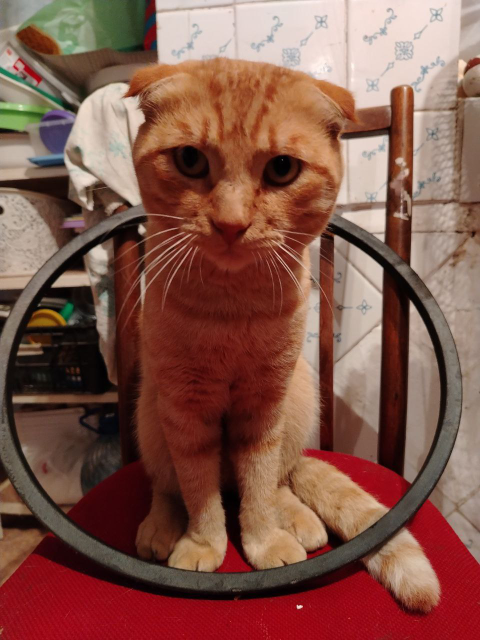
#> input picture RLE_Compression/INPUT/kotik_Sema.png, 960 x 1280 px, found by its file name (shown at 1/2 size)
$ python RLE_Compression.py ./RLE_Compression/INPUT/kotik_Sema.png
#> lines starting #> are read from the running program, lines starting #| are printed output that depends on the picture
from PIL import Image
import numpy as np
import argparse
import os

DIR_INPUT = "RLE_Compression/INPUT/"
DIR_OUT = "RLE_Compression/OUTPUT/"


def get_size_format(b, factor=1024, suffix="B"):
    for unit in ["", "K", "M", "G", "T", "P", "E", "Z"]:
        if b < factor:
            return f"{b:.2f}{unit}{suffix}"
        b /= factor
    return f"{b:.2f}Y{suffix}"


def rle_encode(image_array):
    """Кодирует изображение с помощью RLE."""
    pixels = image_array.flatten()
    if len(pixels) == 0:
      return []
    encoded_data = []
    count = 1
    current_pixel = pixels[0]

    for i in range(1, len(pixels)):
        if pixels[i] == current_pixel:
            count += 1
        else:
            encoded_data.append((current_pixel, count))
            current_pixel = pixels[i]
            count = 1
    encoded_data.append((current_pixel, count))
    print("[*]", get_size_format(np.array(encoded_data).size))
    return encoded_data


def rle_decode(encoded_data, original_shape):
    """Декодирует данные, закодированные с помощью RLE."""
    decoded_pixels = []
    for pixel, count in encoded_data:
        decoded_pixels.extend([pixel] * count)

    decoded_array = np.array(decoded_pixels)
    decoded_array = decoded_array.reshape(original_shape)
    return decoded_array


def compress_image_rle(image_path):
#> called with image_path = './RLE_Compression/INPUT/kotik_Sema.png'
  try:
    img = Image.open(image_path)
#> img is the input picture: PIL image 960x1280 RGB; mean R, G, B 130.6, 86.1, 73.9
    image_array = np.array(img)
    original_shape = image_array.shape
#> original_shape = (1280, 960, 3)

  except Exception as e:
    print(f"Error loading image: {e}")
    return None, None, None

  if len(original_shape) == 3: # Если это цветное изображение
    print("="*50)
    print("[!] Encoding color image")
    encoded_channels = []
    for channel in range(original_shape[2]): # проход по каналам rgb
      encoded_channels.append(rle_encode(image_array[:,:,channel]))
#> this loop made 3 passes
#> after the loop, encoded_channels = 3 items

    return encoded_channels, original_shape, "color"
  else:
    print("[!] Unknown image format.")
    return None, None, None


def decompress_image_rle(encoded_data, original_shape, image_type):
    """Декодирует RLE-сжатое изображение."""
    if image_type == "color":
      decoded_channels = []
      for channel in encoded_data:
        decoded_channels.append(rle_decode(channel, original_shape[:2]))
      decoded_image = np.stack(decoded_channels, axis=2)
    elif image_type == "grayscale":
      decoded_image = rle_decode(encoded_data, original_shape)
    else:
      print("[!] Unknown image format during decompression")
      return None

    return Image.fromarray(decoded_image.astype(np.uint8))


if __name__ == "__main__":
    parser = argparse.ArgumentParser(description="Simple Python script for compressing and resizing images")
    parser.add_argument("image", help="Target image to compress and/or resize")
    args = parser.parse_args()

    encoded_image, original_shape, image_type = compress_image_rle(args.image)
#> encoded_image = 3 items; original_shape = (1280, 960, 3); image_type = 'color'

    print("[*] Image:", args.image)
    image_size = os.path.getsize(args.image)
    print("[*] Size before compression:", get_size_format(image_size))

    decoded_image = decompress_image_rle(encoded_image, original_shape, image_type)
#> the loop in decompress_image_rle, `for channel in encoded_data:` made 3 passes
#> pass 1, in rle_decode, `decoded_array = decoded_array.reshape(original_shape)`:
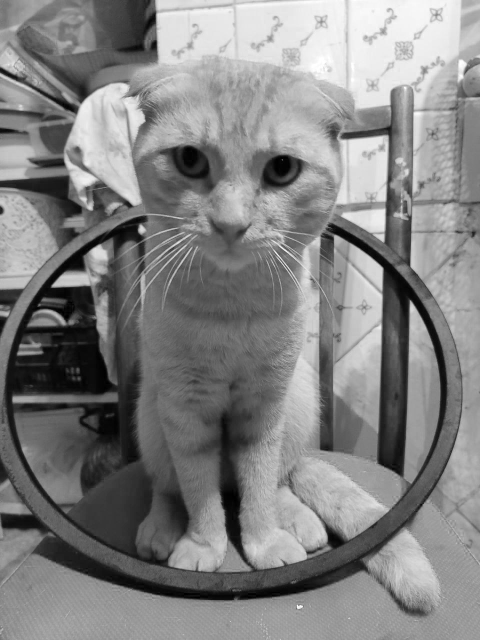
#> decoded_array: shape (1280, 960) (shown at 1/2 size); min 0, max 255, mean 130.6
#> pass 2, in rle_decode (call 2), `decoded_array = decoded_array.reshape(original_shape)`:
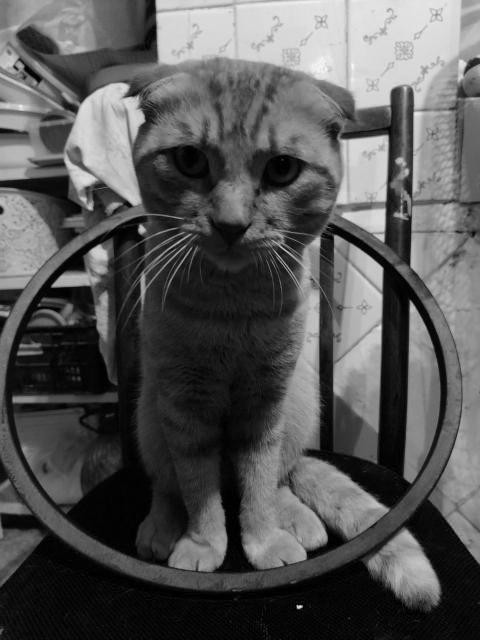
#> decoded_array: shape (1280, 960) (shown at 1/2 size); min 0, max 252, mean 86.1
#> pass 3, in rle_decode (call 3), `decoded_array = decoded_array.reshape(original_shape)`:
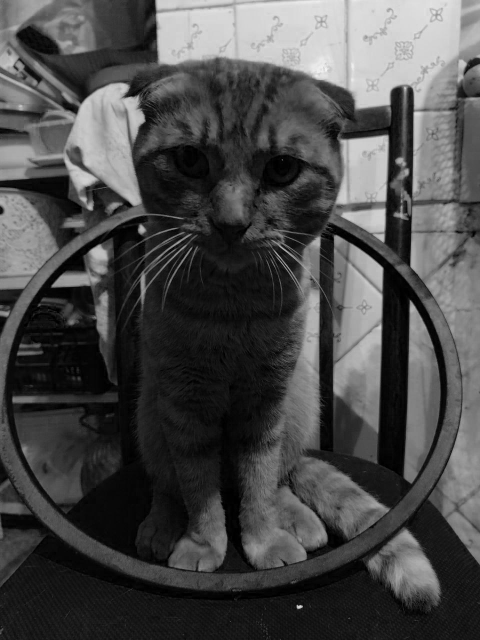
#> decoded_array: shape (1280, 960) (shown at 1/2 size); min 0, max 250, mean 73.9
#> after the loop in decompress_image_rle, `for channel in encoded_data:`: decoded_channels = 3 items
    if decoded_image:
      decoded_image.save(DIR_OUT + "decompressed_image.png") # Сохранение декодированного изображения

      print("[+] New file saved: .\RLE_Compression\OUTPUT\decompressed_image.png")
      new_image_size = os.path.getsize(DIR_OUT + "decompressed_image.png")
      saving_diff = new_image_size - image_size
      print("[+] Size after compression:", get_size_format(new_image_size))
      print(f"[+] Image size change: {saving_diff/image_size*100:.2f}% of the original image size.")

    print("="*50)
#python .\RLE_Compression\RLE_Compression.py .\RLE_Compression\INPUT\kotik_Sema.png
